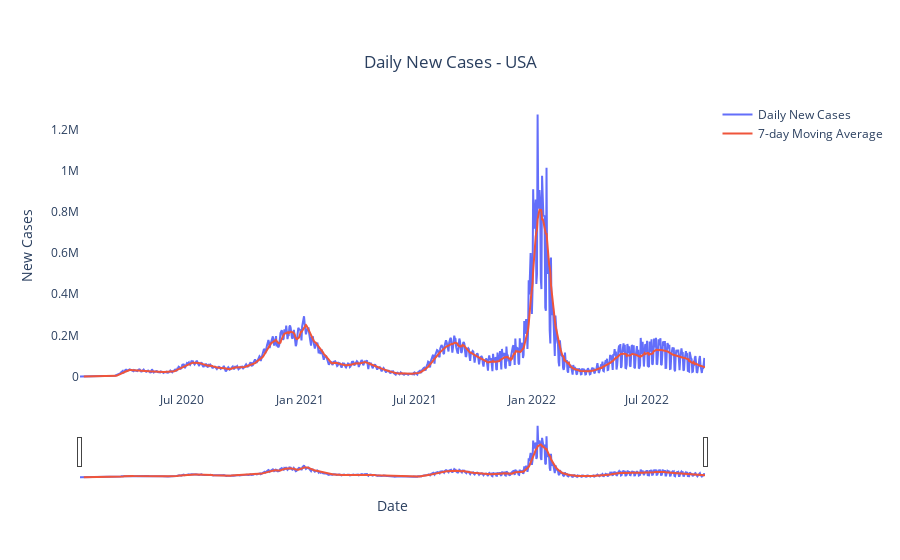

Write notebook code for a chart like this one.
### Code cell
fig.update_layout(xaxis = dict(rangeslider=dict(visible=True), type='date'))

fig.update_layout(title='Daily New Cases - USA',
                   xaxis_title='Date',
                   yaxis_title='New Cases')


fig.update_layout({
'plot_bgcolor': 'rgba(0, 0, 0, 0)',
'paper_bgcolor': 'rgba(0, 0, 0, 0)'},
    
    title={'y':0.9,
        'x':0.5,'xanchor': 'center',
        'yanchor': 'top'}
)

### Figure 1 — Plotly figure (JSON) as saved in the notebook; plotly's stock layout.template omitted (floating-point values rounded to 4 significant figures; data arrays with more than 128 entries replaced by an {"elided": "..."} marker saying what was removed)
{"data": [{"mode": "lines", "name": "Daily New Cases", "type": "scatter", "x": {"elided": "983 str values"}, "y": {"elided": "983 int values"}}, {"mode": "lines", "name": "7-day Moving Average", "type": "scatter", "x": {"elided": "983 str values"}, "y": {"elided": "983 int values"}}], "layout": {"paper_bgcolor": "rgba(0, 0, 0, 0)", "plot_bgcolor": "rgba(0, 0, 0, 0)", "title": {"text": "Daily New Cases - USA", "x": 0.5, "xanchor": "center", "y": 0.9, "yanchor": "top"}, "xaxis": {"rangeslider": {"visible": true}, "title": {"text": "Date"}, "type": "date"}, "yaxis": {"title": {"text": "New Cases"}}}}
